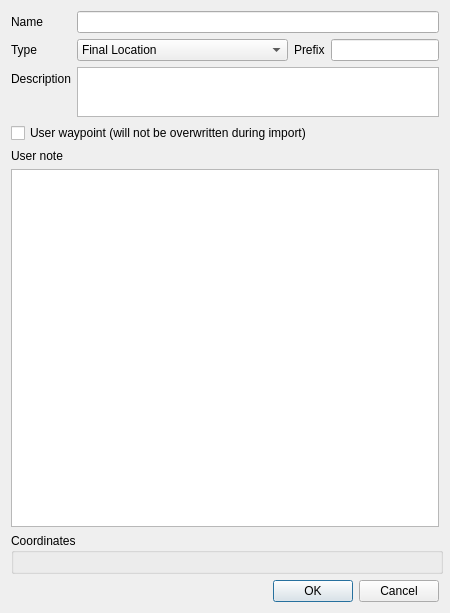
<?xml version="1.0" encoding="UTF-8"?>
<ui version="4.0">
 <class>WaypointDialog</class>
 <widget class="QDialog" name="WaypointDialog">
  <property name="windowModality">
   <enum>Qt::WindowModal</enum>
  </property>
  <property name="geometry">
   <rect>
    <x>0</x>
    <y>0</y>
    <width>450</width>
    <height>613</height>
   </rect>
  </property>
  <property name="sizePolicy">
   <sizepolicy hsizetype="Expanding" vsizetype="Minimum">
    <horstretch>0</horstretch>
    <verstretch>0</verstretch>
   </sizepolicy>
  </property>
  <property name="minimumSize">
   <size>
    <width>450</width>
    <height>0</height>
   </size>
  </property>
  <property name="windowTitle">
   <string>Waypoint dialog</string>
  </property>
  <property name="modal">
   <bool>true</bool>
  </property>
  <layout class="QVBoxLayout" name="verticalLayout_2">
   <item>
    <widget class="QFrame" name="frame">
     <property name="sizePolicy">
      <sizepolicy hsizetype="Expanding" vsizetype="Maximum">
       <horstretch>0</horstretch>
       <verstretch>0</verstretch>
      </sizepolicy>
     </property>
     <layout class="QFormLayout" name="formLayout">
      <property name="margin">
       <number>0</number>
      </property>
      <item row="0" column="0">
       <widget class="QLabel" name="label">
        <property name="text">
         <string>Name</string>
        </property>
       </widget>
      </item>
      <item row="0" column="1">
       <widget class="QLineEdit" name="waypointName"/>
      </item>
      <item row="2" column="0">
       <widget class="QLabel" name="label_2">
        <property name="text">
         <string>Type</string>
        </property>
       </widget>
      </item>
      <item row="3" column="0">
       <widget class="QLabel" name="label_3">
        <property name="text">
         <string>Description</string>
        </property>
       </widget>
      </item>
      <item row="3" column="1">
       <widget class="QPlainTextEdit" name="waypointComment">
        <property name="maximumSize">
         <size>
          <width>16777215</width>
          <height>50</height>
         </size>
        </property>
       </widget>
      </item>
      <item row="2" column="1">
       <widget class="QFrame" name="frame1">
        <property name="sizePolicy">
         <sizepolicy hsizetype="Minimum" vsizetype="Expanding">
          <horstretch>0</horstretch>
          <verstretch>0</verstretch>
         </sizepolicy>
        </property>
        <layout class="QHBoxLayout" name="horizontalLayout_5">
         <property name="margin">
          <number>0</number>
         </property>
         <item>
          <widget class="QComboBox" name="waypointType">
           <property name="sizePolicy">
            <sizepolicy hsizetype="Expanding" vsizetype="Fixed">
             <horstretch>100</horstretch>
             <verstretch>0</verstretch>
            </sizepolicy>
           </property>
           <item>
            <property name="text">
             <string>Final Location</string>
            </property>
           </item>
           <item>
            <property name="text">
             <string>Question to Answer</string>
            </property>
           </item>
           <item>
            <property name="text">
             <string>Stages of a Multicache</string>
            </property>
           </item>
           <item>
            <property name="text">
             <string>Reference point</string>
            </property>
           </item>
           <item>
            <property name="text">
             <string>Parking area</string>
            </property>
           </item>
           <item>
            <property name="text">
             <string>Trailhead</string>
            </property>
           </item>
          </widget>
         </item>
         <item>
          <widget class="QLabel" name="label_17">
           <property name="sizePolicy">
            <sizepolicy hsizetype="Preferred" vsizetype="Preferred">
             <horstretch>0</horstretch>
             <verstretch>0</verstretch>
            </sizepolicy>
           </property>
           <property name="text">
            <string>Prefix</string>
           </property>
          </widget>
         </item>
         <item>
          <widget class="QLineEdit" name="waypointPrefix">
           <property name="sizePolicy">
            <sizepolicy hsizetype="Expanding" vsizetype="Fixed">
             <horstretch>0</horstretch>
             <verstretch>0</verstretch>
            </sizepolicy>
           </property>
           <property name="inputMask">
            <string>&gt;NN; </string>
           </property>
           <property name="text">
            <string/>
           </property>
          </widget>
         </item>
        </layout>
       </widget>
      </item>
     </layout>
    </widget>
   </item>
   <item>
    <widget class="QCheckBox" name="cbUserWaypoint">
     <property name="sizePolicy">
      <sizepolicy hsizetype="Maximum" vsizetype="Fixed">
       <horstretch>0</horstretch>
       <verstretch>0</verstretch>
      </sizepolicy>
     </property>
     <property name="text">
      <string>User waypoint (will not be overwritten during import)</string>
     </property>
    </widget>
   </item>
   <item>
    <widget class="QLabel" name="label_4">
     <property name="sizePolicy">
      <sizepolicy hsizetype="Expanding" vsizetype="Maximum">
       <horstretch>0</horstretch>
       <verstretch>0</verstretch>
      </sizepolicy>
     </property>
     <property name="text">
      <string>User note</string>
     </property>
     <property name="buddy">
      <cstring>userNote</cstring>
     </property>
    </widget>
   </item>
   <item>
    <widget class="QPlainTextEdit" name="userNote">
     <property name="sizePolicy">
      <sizepolicy hsizetype="Expanding" vsizetype="Expanding">
       <horstretch>0</horstretch>
       <verstretch>0</verstretch>
      </sizepolicy>
     </property>
     <property name="minimumSize">
      <size>
       <width>0</width>
       <height>100</height>
      </size>
     </property>
    </widget>
   </item>
   <item>
    <widget class="QGroupBox" name="groupBox">
     <property name="sizePolicy">
      <sizepolicy hsizetype="Preferred" vsizetype="Fixed">
       <horstretch>0</horstretch>
       <verstretch>0</verstretch>
      </sizepolicy>
     </property>
     <property name="minimumSize">
      <size>
       <width>432</width>
       <height>0</height>
      </size>
     </property>
     <property name="maximumSize">
      <size>
       <width>432</width>
       <height>16777215</height>
      </size>
     </property>
     <property name="title">
      <string>Coordinates</string>
     </property>
     <layout class="QGridLayout" name="gridLayout">
      <property name="leftMargin">
       <number>0</number>
      </property>
      <property name="rightMargin">
       <number>0</number>
      </property>
      <item row="0" column="0">
       <widget class="CoordinatesWidget" name="coords" native="true"/>
      </item>
     </layout>
    </widget>
   </item>
   <item>
    <widget class="QDialogButtonBox" name="buttonBox">
     <property name="orientation">
      <enum>Qt::Horizontal</enum>
     </property>
     <property name="standardButtons">
      <set>QDialogButtonBox::Cancel|QDialogButtonBox::Ok</set>
     </property>
    </widget>
   </item>
  </layout>
 </widget>
 <customwidgets>
  <customwidget>
   <class>CoordinatesWidget</class>
   <extends>QWidget</extends>
   <header>widgets/CoordinatesWidget.h</header>
   <container>1</container>
  </customwidget>
 </customwidgets>
 <tabstops>
  <tabstop>waypointName</tabstop>
  <tabstop>waypointType</tabstop>
  <tabstop>waypointComment</tabstop>
  <tabstop>cbUserWaypoint</tabstop>
  <tabstop>userNote</tabstop>
  <tabstop>buttonBox</tabstop>
  <tabstop>waypointPrefix</tabstop>
 </tabstops>
 <resources/>
 <connections>
  <connection>
   <sender>buttonBox</sender>
   <signal>accepted()</signal>
   <receiver>WaypointDialog</receiver>
   <slot>accept()</slot>
   <hints>
    <hint type="sourcelabel">
     <x>257</x>
     <y>515</y>
    </hint>
    <hint type="destinationlabel">
     <x>157</x>
     <y>274</y>
    </hint>
   </hints>
  </connection>
  <connection>
   <sender>buttonBox</sender>
   <signal>rejected()</signal>
   <receiver>WaypointDialog</receiver>
   <slot>reject()</slot>
   <hints>
    <hint type="sourcelabel">
     <x>325</x>
     <y>515</y>
    </hint>
    <hint type="destinationlabel">
     <x>286</x>
     <y>274</y>
    </hint>
   </hints>
  </connection>
 </connections>
</ui>
